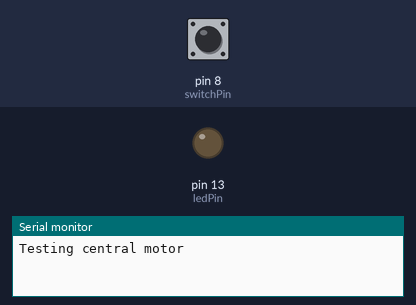
The sketch below on a simulated Arduino Uno, built with avr-gcc and run on an emulated ATmega328P. Shown: output pins drawn as LEDs (lit = HIGH), the last lines printed to the serial monitor. The inputs (shaded band) are chosen by the test bench; at power-on: pin 8 (switchPin) LOW.

Above: at 1.2 s.
1.3 s: pin 8 (switchPin) pulled HIGH for 0.15 s
At 1.37 s:
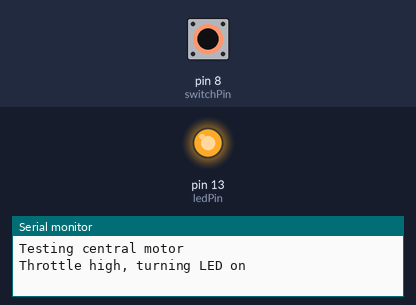
2.9 s: pin 8 (switchPin) pulled HIGH for 3.2 s
At 6.4 s:
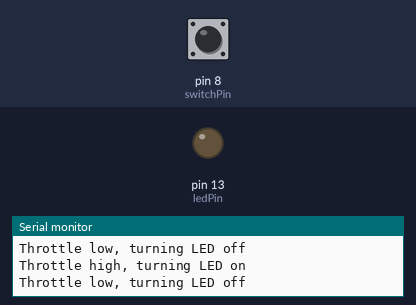
Timing chart, 0 to 7.9 s (numbered marks = the images above; inputs shaded):
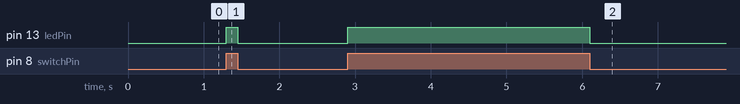

Measured:
- after the input at 1.3 s, pin 13 (ledPin): LOW → HIGH at once, → LOW 0.15 s later
- after the input at 2.9 s, pin 13 (ledPin): LOW → HIGH at once, → LOW 3.2 s later

The sketch:

ButtonTestingLOL.ino
```cpp
#include <Servo.h>

const int ledPin = 13;
const int switchPin = 8;

Servo C;
int PWMLow = 1000;
int PWMHigh = 2000;
int switchState = 0;
int lastSwitchState = 0;

void setup() {
    pinMode(switchPin, INPUT);
    pinMode(ledPin, OUTPUT);

    Serial.begin(115200);
    //while(!Serial.available()) {}

    Serial.println("Testing central motor");
}

void loop() {
    switchState = digitalRead(switchPin);

    if (switchState != lastSwitchState) {
        if (switchState == HIGH) {
            Serial.println("Throttle high, turning LED on");
            digitalWrite(ledPin, HIGH);
        } else {
            Serial.println("Throttle low, turning LED off");
            digitalWrite(ledPin, LOW);
        }
    }

    lastSwitchState = switchState;
}
```
